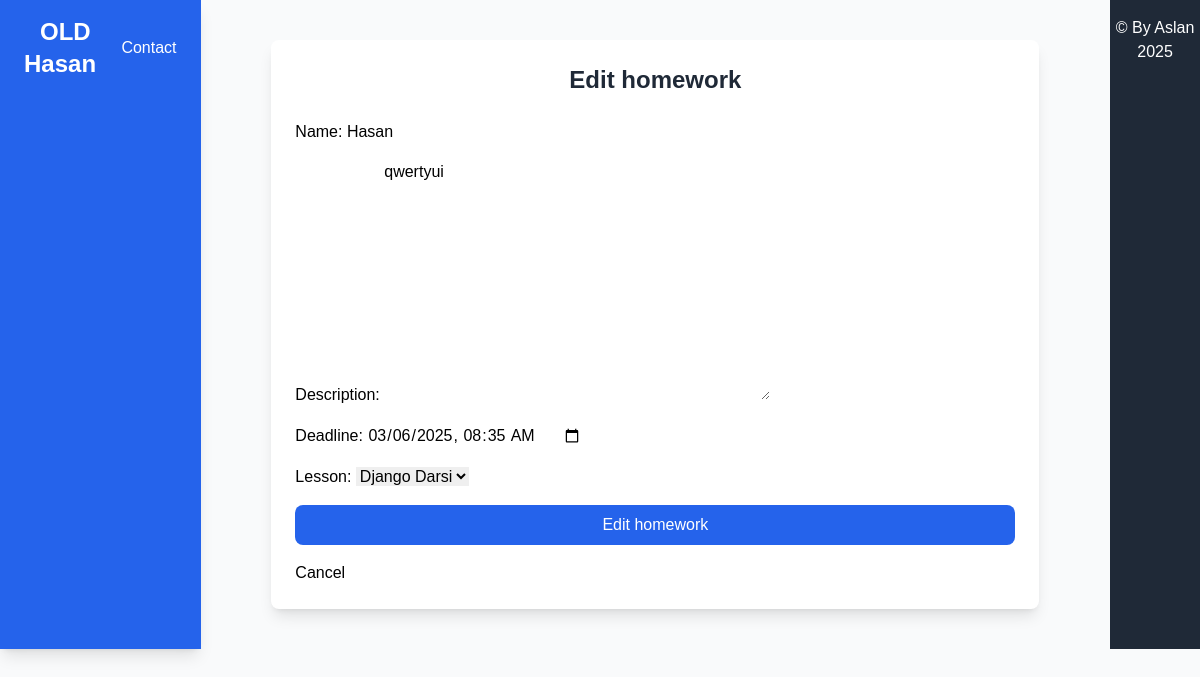
Screenshot of /Everest/edit_homework/2/ with the database file from the repository.
### erp/models.py (models this page shows, shortened)
class Homework(models.Model):
    name = models.CharField(max_length=100)
    description = models.TextField()
    deadline = models.DateTimeField()
    lesson = models.ForeignKey(Lesson, on_delete=models.CASCADE, related_name='homeworks')

class Lesson(models.Model):
    name = models.CharField(max_length=100)
    def __str__(self):
        return self.name

### erp/views.py (the view)
# urls.py: path('edit_homework/<int:pk>/', views.EditHomework.as_view(), name='edit_homework'),
class EditHomework(UpdateView):
    model = Homework
    form_class = HomeworkModelForm
    template_name = 'erp/edit_home.html'
    success_url = reverse_lazy('erp:homework')

### erp/forms.py
class HomeworkModelForm(forms.ModelForm):
    class Meta:
        model = Homework
        fields = '__all__'
        widgets = {
            'deadline': forms.DateTimeInput(attrs={'type': 'datetime-local'}),
            'is_present': forms.CheckboxInput()
        }

### templates/erp/edit_home.html (shortened to what this page needs)
{% load static %}
<!DOCTYPE html>
<html lang="en">
<head>
    <link href="https://cdn.jsdelivr.net/npm/bootstrap-icons@1.5.0/font/bootstrap-icons.css" rel="stylesheet" />
    <link href="{% static 'shop/css/styles.css' %}" rel="stylesheet" />
    <script src="https://cdn.tailwindcss.com"></script>
</head>
<body class="bg-gray-50">
    <header class="bg-blue-600 text-white shadow-lg">
        <div class="container mx-auto flex justify-between items-center py-4 px-6">
            <h1 class="text-2xl font-bold">
                <a href="{% url 'erp:homework_detail' homework.id %}" class="text-white hover:text-gray-200 ml-4"> OLD {{ homework.name }}</a>
            </h1>
            <nav>
                <a href="#" class="text-white hover:text-gray-200 ml-4">Contact</a>
            </nav>
        </div>
    </header>
    <main class="container mx-auto my-10">
        <div class="max-w-3xl mx-auto bg-white shadow-lg rounded-lg p-6">
            <h2 class="text-2xl font-bold text-gray-800 mb-6 text-center">Edit homework</h2>
            <form id="editForm" action="#" method="POST" class="space-y-4" enctype="multipart/form-data">
                {{ form.as_p }}
                <button type="button" class="w-full bg-blue-600 text-white font-medium py-2 px-4 rounded-lg hover:bg-blue-700 transition" onclick="showConfirmation()">Edit homework</button>
                <div class="col-1">
                    <a class="btn btn-outline-warning" href="{% url 'erp:homework' %}"> Cancel </a>
                </div>
            </form>
        </div>
    </main>
    <footer class="bg-gray-800 text-white py-4">
        <div class="container mx-auto text-center">
            <p>&copy; By Aslan 2025</p>
        </div>
    </footer>
</body>
</html>

### erp/css/styles.css (style rules this page uses)
body { font-family: Arial, sans-serif; margin: 0; padding: 0; display: flex; background-color: #f4f4f4; }

### rows the page displays
Homework: name "Hasan", description "qwertyui", deadline "03/06/2025 08:35", lesson "Django Darsi"
